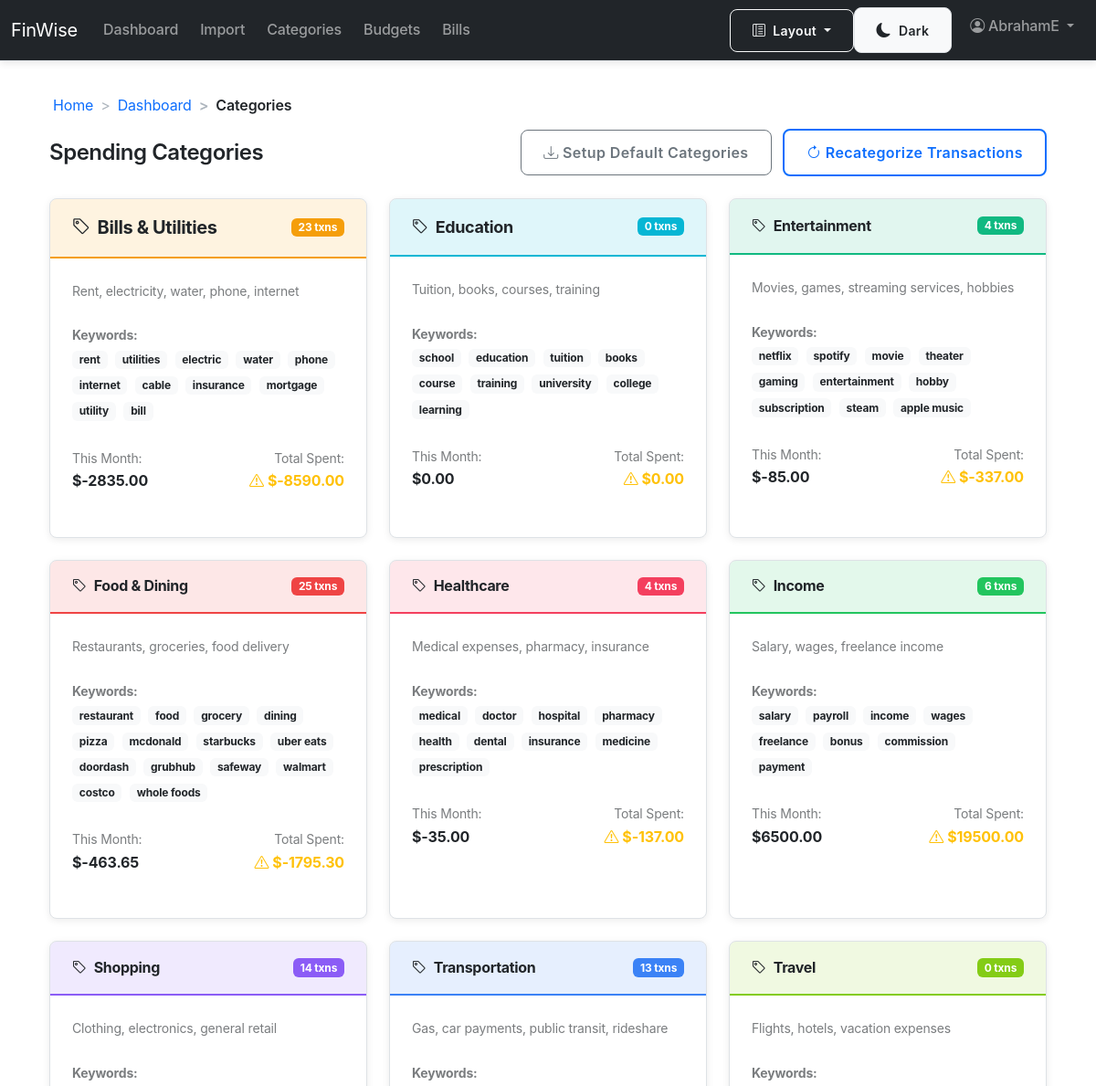
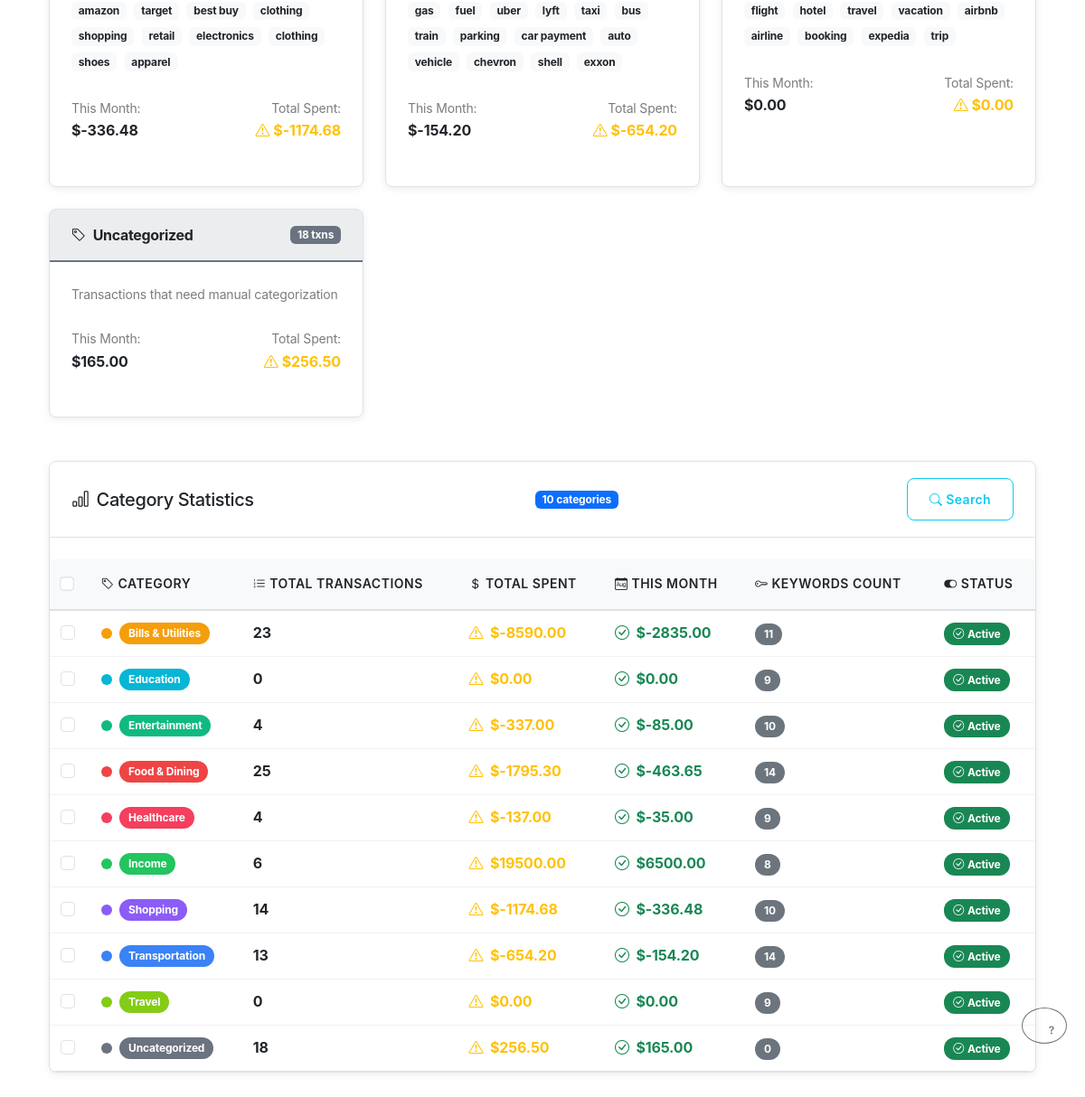
Screenshot of /categories/ (signed in) with the database file from the repository (2 pictures, top to bottom).
### finwise_app/models.py (models this page shows, shortened)
class Category(models.Model):
	name = models.CharField(max_length=100, unique=True)
	description = models.TextField(blank=True)
	keywords = models.TextField(
		blank=True,
		help_text="Comma-separated keywords for automatic categorization"
	)
	color = models.CharField(max_length=7, default="#6366F1", help_text="Hex color code")
	is_active = models.BooleanField(default=True)
	created_at = models.DateTimeField(auto_now_add=True)
	class Meta:
		verbose_name_plural = "categories"
		ordering = ["name"]
	def get_keywords_list(self) -> list[str]:
		if not self.keywords:
			return []
		return [kw.strip().lower() for kw in self.keywords.split(",") if kw.strip()]

### finwise_app/views.py (the view)
# urls.py: path('categories/', views.categories_view, name='categories'),
@login_required
@login_required
def categories_view(request):
    categories = Category.objects.filter(is_active=True).order_by('name')
    category_stats = {}
    for category in categories:
        user_transactions = category.transactions.filter(account__user=request.user)
        category_stats[category.id] = {
            'transaction_count': user_transactions.count(),
            'total_amount': user_transactions.aggregate(total=Sum('amount'))['total'] or Decimal('0'),
            'recent_amount': user_transactions.filter(
                posted_date__gte=date.today().replace(day=1)
            ).aggregate(total=Sum('amount'))['total'] or Decimal('0')
        }
    return render(request, 'finwise_app/categories.html', {
        'categories': categories,
        'category_stats': category_stats
    })

### finwise_app/templatetags/custom_filters.py (called while the page is built)
@register.filter
def lookup(dictionary, key):
    if isinstance(dictionary, dict):
        return dictionary.get(key, {})
    return None

### finwise_app/templates/finwise_app/categories.html (shortened to what this page needs)
{% extends 'finwise_app/base.html' %}
{% load custom_filters %}
{% block content %}
<div class="container-fluid">
  <div class="row">
    <div class="col-12">
      <div class="d-flex justify-content-between align-items-center mb-4">
        <h2 class="h4 mb-0">Spending Categories</h2>
        <div>
          <form method="post" action="{% url 'setup_default_categories' %}" style="display: inline;">
            <button type="submit" class="btn btn-outline-secondary me-2">
              <i class="bi bi-download"></i> Setup Default Categories
            </button>
          </form>
          <form method="post" action="{% url 'recategorize_transactions' %}" style="display: inline;">
            <button type="submit" class="btn btn-outline-primary">
              <i class="bi bi-arrow-clockwise"></i> Recategorize Transactions
            </button>
          </form>
        </div>
      </div>
      <div class="row">
        {% for category in categories %}
        <div class="col-md-6 col-lg-4 mb-4">
          <div class="card h-100 category-card">
            <div class="card-header d-flex justify-content-between align-items-center"
                 style="background-color: {{ category.color }}20; border-bottom: 2px solid {{ category.color }};">
              <h6 class="mb-0 fw-bold d-flex align-items-center">
                <i class="bi bi-tag me-2"></i>{{ category.name }}
              </h6>
              <span class="badge" style="background-color: {{ category.color }}; color: white;">
                {% with stats=category_stats|lookup:category.id %}
                  {{ stats.transaction_count|default:0 }} txns
                {% endwith %}
              </span>
            </div>
            <div class="card-body">
              {% if category.description %}
              <p class="card-text text-muted small">{{ category.description }}</p>
              {% endif %}
              {% if category.keywords %}
              <div class="mb-3">
                <small class="text-muted fw-bold">Keywords:</small><br>
                {% for keyword in category.get_keywords_list %}
                  <span class="badge bg-light text-dark me-1 mb-1">{{ keyword }}</span>
                {% endfor %}
              </div>
              {% endif %}
              <div class="d-flex justify-content-between align-items-center">
                <div>
                  <small class="text-muted">This Month:</small><br>
                  {% with stats=category_stats|lookup:category.id %}
                    <strong>${{ stats.recent_amount|default:0|floatformat:2 }}</strong>
                  {% endwith %}
                </div>
                <div class="text-end">
                  <small class="text-muted">Total Spent:</small><br>
                  {% with stats=category_stats|lookup:category.id %}
                    <strong class="text-warning">${{ stats.total_amount|default:0|floatformat:2 }}</strong>
                  {% endwith %}
                </div>
              </div>
            </div>
          </div>
        </div>
        {% endfor %}
      </div>
      {% if categories %}
      <div class="card mt-4 stats-table">
        <div class="card-header d-flex justify-content-between align-items-center">
          <h5 class="mb-0"><i class="bi bi-bar-chart me-2"></i>Category Statistics</h5>
          <span class="badge bg-primary">{{ categories|length }} categories</span>
        </div>
        <div class="card-body p-0">
          <div class="table-responsive">
            <table class="table table-enhanced mb-0">
              <thead>
                <tr>
                  <th><i class="bi bi-tag me-1"></i>Category</th>
                  <th><i class="bi bi-list-ol me-1"></i>Total Transactions</th>
                  <th><i class="bi bi-currency-dollar me-1"></i>Total Spent</th>
                  <th><i class="bi bi-calendar-month me-1"></i>This Month</th>
                  <th><i class="bi bi-key me-1"></i>Keywords Count</th>
                  <th><i class="bi bi-toggle-on me-1"></i>Status</th>
                </tr>
              </thead>
              <tbody>
                {% for category in categories %}
                <tr>
                  <td>
                    <div class="d-flex align-items-center">
                      <div class="rounded-circle me-2" style="width: 12px; height: 12px; background-color: {{ category.color }};"></div>
                      <span class="badge" style="background-color: {{ category.color }}; color: white;">
                        {{ category.name }}
                      </span>
                    </div>
                  </td>
                  <td>
                    <strong>
                      {% with stats=category_stats|lookup:category.id %}
                        {{ stats.transaction_count|default:0 }}
                      {% endwith %}
                    </strong>
                  </td>
                  <td>
                    <span class="text-warning fw-bold">
                      {% with stats=category_stats|lookup:category.id %}
                        ${{ stats.total_amount|default:0|floatformat:2 }}
                      {% endwith %}
                    </span>
                  </td>
                  <td>
                    <span class="text-success fw-bold">
                      {% with stats=category_stats|lookup:category.id %}
                        ${{ stats.recent_amount|default:0|floatformat:2 }}
                      {% endwith %}
                    </span>
                  </td>
                  <td>
                    <span class="badge bg-secondary">{{ category.get_keywords_list|length }}</span>
                  </td>
                  <td>
                    {% if category.is_active %}
                      <span class="badge bg-success"><i class="bi bi-check-circle me-1"></i>Active</span>
                    {% else %}
                      <span class="badge bg-secondary"><i class="bi bi-pause-circle me-1"></i>Inactive</span>
                    {% endif %}
                  </td>
                </tr>
                {% endfor %}
              </tbody>
            </table>
          </div>
        </div>
      </div>
      {% endif %}
    </div>
  </div>
</div>
{% endblock %}

### finwise_app/templates/finwise_app/base.html (shortened to what this page needs)
<!doctype html>
<html lang="en">
  <head>
    <link href="https://cdn.jsdelivr.net/npm/bootstrap@5.3.3/dist/css/bootstrap.min.css" rel="stylesheet">
    <link href="https://cdn.jsdelivr.net/npm/bootstrap-icons@1.11.1/font/bootstrap-icons.css" rel="stylesheet">
    {% load static %}
    <link href="{% static 'finwise_app/css/styles.css' %}" rel="stylesheet">
  </head>
  <body>
    <nav class="navbar navbar-expand-lg navbar-dark bg-dark">
      <div class="container-fluid">
        <a class="navbar-brand" href="{% url 'home' %}">FinWise</a>
        <div class="collapse navbar-collapse" id="navbarNav">
          <ul class="navbar-nav me-auto mb-2 mb-lg-0">
            <li class="nav-item"><a class="nav-link" href="{% url 'dashboard' %}">Dashboard</a></li>
            <li class="nav-item"><a class="nav-link" href="{% url 'import_transactions' %}">Import</a></li>
            <li class="nav-item"><a class="nav-link" href="{% url 'categories' %}">Categories</a></li>
            <li class="nav-item"><a class="nav-link" href="{% url 'budgets' %}">Budgets</a></li>
            <li class="nav-item"><a class="nav-link" href="{% url 'bills' %}">Bills</a></li>
          </ul>
          <ul class="navbar-nav">
            {% if request.user.is_authenticated %}
              <li class="nav-item dropdown">
                <a class="nav-link dropdown-toggle" href="#" id="userDropdown" role="button" data-bs-toggle="dropdown" aria-expanded="false">
                  <i class="bi bi-person-circle me-1"></i>{{ request.user.username }}
                </a>
              </li>
            {% else %}
              <li class="nav-item me-2"><a class="btn btn-outline-light btn-sm" href="{% url 'login' %}">Login</a></li>
              <li class="nav-item"><a class="btn btn-warning btn-sm" href="{% url 'register' %}">Register</a></li>
            {% endif %}
          </ul>
        </div>
      </div>
    </nav>
    <main class="container my-4">
      {% block content %}{% endblock %}
    </main>
  </body>
  </html>

### rows the page displays
Category: name "Bills & Utilities", transaction_count "23", description "Rent, electricity, water, phone, internet", get_keywords_list "rent" "utilities" "electric" "water" "phone" "internet" "cable" "insurance" "mortgage" "utility" "bill", recent_amount "-2835.00", total_amount "-8590.00", get_keywords_list|length "11", is_active True (drawn)
Category: name "Education", transaction_count "0", description "Tuition, books, courses, training", get_keywords_list "school" "education" "tuition" "books" "course" "training" "university" "college" "learning", recent_amount "0.00", total_amount "0.00", get_keywords_list|length "9", is_active True (drawn)
Category: name "Entertainment", transaction_count "4", description "Movies, games, streaming services, hobbies", get_keywords_list "netflix" "spotify" "movie" "theater" "gaming" "entertainment" "hobby" "subscription" "steam" "apple music", recent_amount "-85.00", total_amount "-337.00", get_keywords_list|length "10", is_active True (drawn)
Category: name "Food & Dining", transaction_count "25", description "Restaurants, groceries, food delivery", get_keywords_list "restaurant" "food" "grocery" "dining" "pizza" "mcdonald" "starbucks" "uber eats" "doordash" "grubhub" "safeway" "walmart" "costco" "whole foods", recent_amount "-463.65", total_amount "-1795.30", get_keywords_list|length "14", is_active True (drawn)
Category: name "Healthcare", transaction_count "4", description "Medical expenses, pharmacy, insurance", get_keywords_list "medical" "doctor" "hospital" "pharmacy" "health" "dental" "insurance" "medicine" "prescription", recent_amount "-35.00", total_amount "-137.00", get_keywords_list|length "9", is_active True (drawn)
Category: name "Income", transaction_count "6", description "Salary, wages, freelance income", get_keywords_list "salary" "payroll" "income" "wages" "freelance" "bonus" "commission" "payment", recent_amount "6500.00", total_amount "19500.00", get_keywords_list|length "8", is_active True (drawn)
Category: name "Shopping", transaction_count "14", description "Clothing, electronics, general retail", get_keywords_list "amazon" "target" "best buy" "clothing" "shopping" "retail" "electronics" "clothing" "shoes" "apparel", recent_amount "-336.48", total_amount "-1174.68", get_keywords_list|length "10", is_active True (drawn)
Category: name "Transportation", transaction_count "13", description "Gas, car payments, public transit, rideshare", get_keywords_list "gas" "fuel" "uber" "lyft" "taxi" "bus" "train" "parking" "car payment" "auto" "vehicle" "chevron" "shell" "exxon", recent_amount "-154.20", total_amount "-654.20", get_keywords_list|length "14", is_active True (drawn)
Category: name "Travel", transaction_count "0", description "Flights, hotels, vacation expenses", get_keywords_list "flight" "hotel" "travel" "vacation" "airbnb" "airline" "booking" "expedia" "trip", recent_amount "0.00", total_amount "0.00", get_keywords_list|length "9", is_active True (drawn)
Category: name "Uncategorized", transaction_count "18", description "Transactions that need manual categorization", recent_amount "165.00", total_amount "256.50", get_keywords_list|length "0", is_active True (drawn)

### other values shown
{{ request.user.username }} "AbrahamE"
{{ categories|length }} "10"
